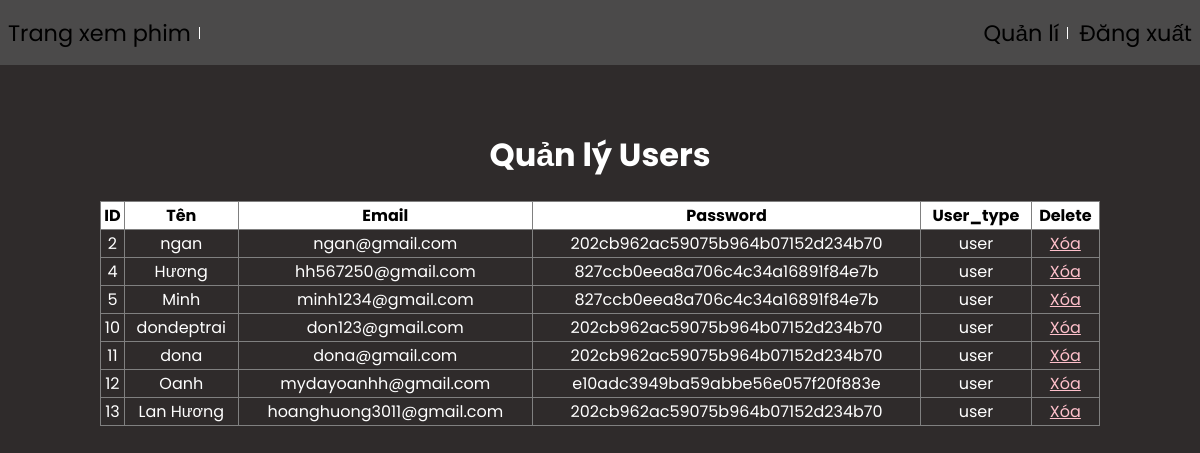
/admin.php?pid=8 (signed in), run on an earlier commit of the app's database.
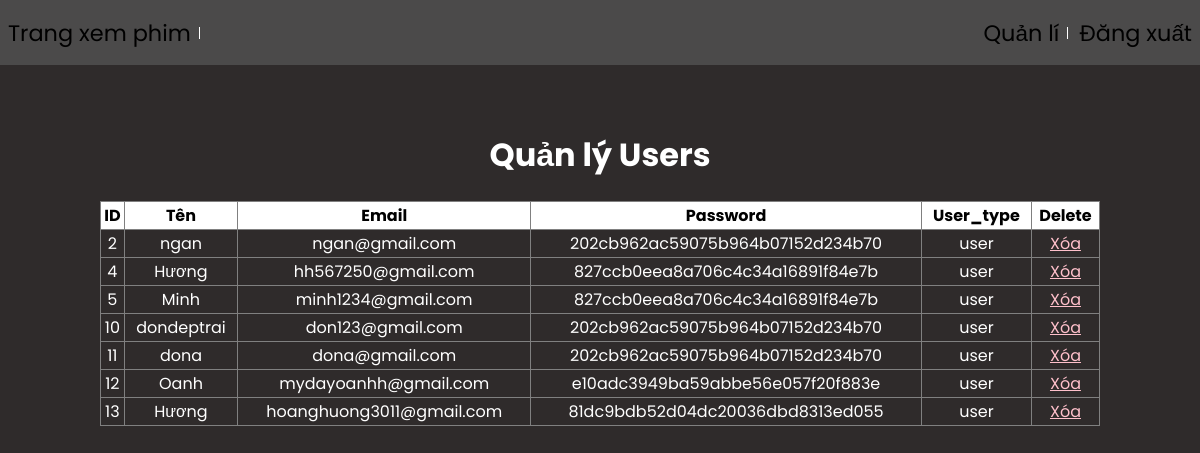
And on a later commit of the database.
### tables this page shows
CREATE TABLE `users` (
  `id` int(255) NOT NULL,
  `name` varchar(255) NOT NULL,
  `email` varchar(255) NOT NULL,
  `password` varchar(255) NOT NULL,
  `user_type` varchar(255) NOT NULL DEFAULT 'user'
);

### admin/qliusers.php (the view, shortened to what this page needs)
<?php
$link = new mysqli("localhost", "root", "", "webphim");
$sql = "SELECT * FROM users where user_type='user'";
$result = $link->query($sql);
?>
<div align="center">
    <br>
    <div>
        <h1 style="color: white;"> Quản lý Users</h1>
        <table align="center" border="1" style="width:1000px; padding: 8px; border-collapse: collapse;">
            <tr style="background-color:white" align="center">
                <th>ID</th>
                <th>Tên</th>
                <th>Email</th>
                <th>Password</th>
                <th>User_type</th>
                <th>Delete</th>
            </tr>
            <?php
            while ($row = $result->fetch_assoc()) {
                ?>
                <tr align="center" style="color: white;">
                    <td><?php echo $row["id"] ?></td>
                    <td><?php echo $row["name"] ?></td>
                    <td><?php echo $row["email"] ?></td>
                    <td><?php echo $row["password"] ?></td>
                    <td><?php echo $row["user_type"] ?></td>
                    <td>
                        <a onclick="return confirm('Bạn có muốn xóa?')"
                           href="admin.php?pid=8&id=<?php echo $row['id'] ?>"style="color: pink">Xóa</a>
                    </td>
                </tr>
            <?php
            }
            ?>
        </table>
    </div>
</div>

### admin.php (shortened to what this page needs)
<!DOCTYPE html>
<html lang="en">
<head>
    <link rel="stylesheet" href="style.css">
</head>
<body class="body1">
    <?php include("admin/header.php")?>
    <div class="dsphim">
        <?php
            if(isset($_GET['pid'])){
                switch($_GET['pid']){
                    case 8:
                        include("admin/qliusers.php");
                        break;
                }
            }else{
                include("admin/qliphim.php");
            }
        ?>
    </div>
</body>

### admin/header.php (shortened to what this page needs)
<header class="header">
        <div class="grid">
            <nav class="header_navbar">
                <ul class="header_navbar-list">
                    <li class="header_navbar-item header_navbar-item--separate">
                        <a href="index.php" class="header_navbar-item-link"> Trang xem phim </a>
                    </li>
                </ul>
                <ul class="header_navbar-list">
                    <li class="header_navbar-item header_navbar-item--separate header_navbar-item--has-qli">
                        <a href="" class="header_navbar-item-link"> Quản lí </a>
                    </li>
                    <li class="header_navbar-item header_navbar-item--strong">
                        <a href="view/logout.php" class="header_navbar-item-link"> Đăng xuất</a>
                    </li>
                </ul>
            </nav>
        </div>
    </header>

### style.css (style rules this page uses)
* { box-sizing: border-box; }
:root { --primary-colorr: #EE4D2D; --primary-color:#22254b; --secondary-color: #373b69; --boder-color: #dbdbdb; --text-color: #333; }
.grid { width: 1200px; max-width: 100%; margin: 0 auto; }
.header { height: 65px; background-image: linear-gradient(0, rgb(75 74 74), rgb(75 74 74)); }
.header_navbar { display: flex; justify-content: space-between; }
.header_navbar-list { list-style: none; padding-left: 0; }
.header_navbar-item { margin: 0 8px; position: relative; }
.header_navbar-item, .header_navbar-item-link { display: inline-block; font-size: 1.4rem; color: var(--white-color); text-decoration: none; }
.header_navbar-item--strong { font-weight: 400; }
.header_navbar-item--separate::after { content: ""; display: block; position: absolute; border-left: 1px solid white; height: 12px; right: -9px; top: 50%; transform: translateY(-50%); }
.body1 { background-color:rgb(47, 43, 43); font-family: 'Poppins', sans-serif; margin: 0; }
.dsphim { flex-basis:85%; padding:20px; }

What changed in the data, as far as the page shows it:
changed users "hoanghuong3011@gmail.com": name "Lan Hương" → "Hương"; password "202cb962ac59075b964b07152d234b70" → "81dc9bdb52d04dc20036dbd8313ed055"
